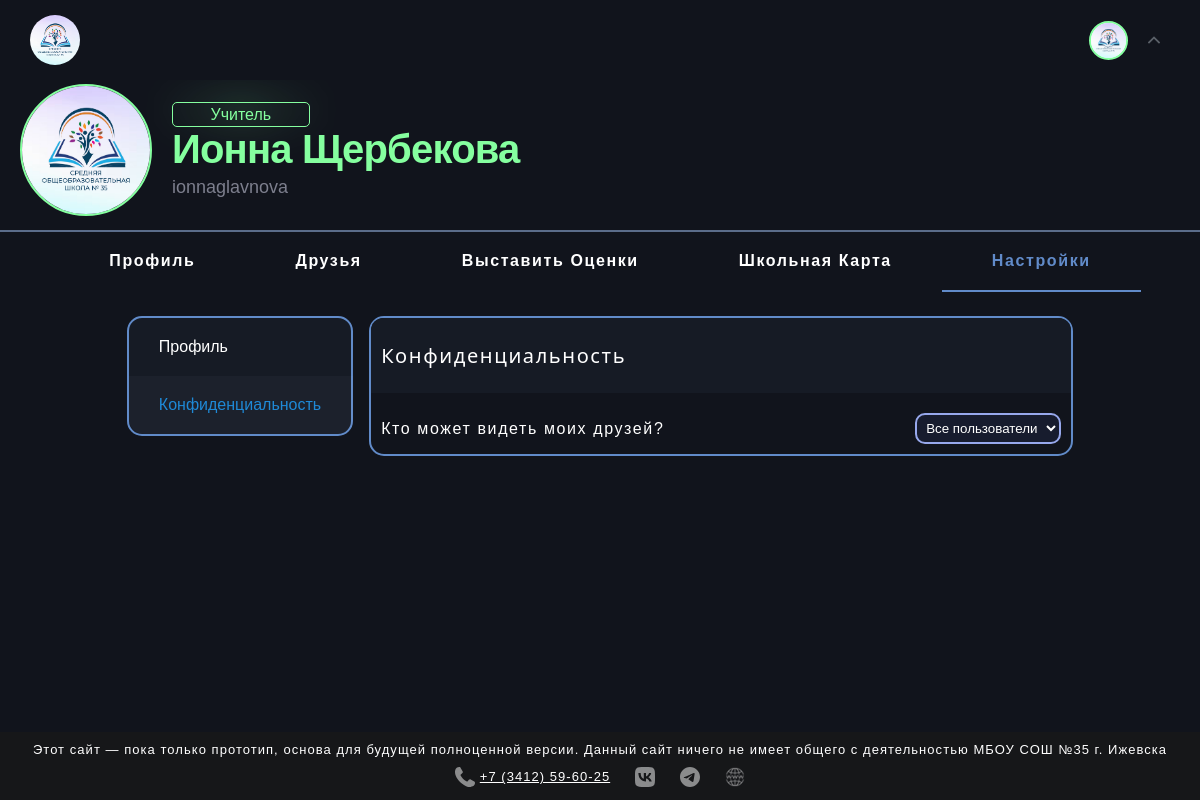
The page /profile/ionnaglavnova/settings/confidentiality (signed in) on the database as committed earlier.
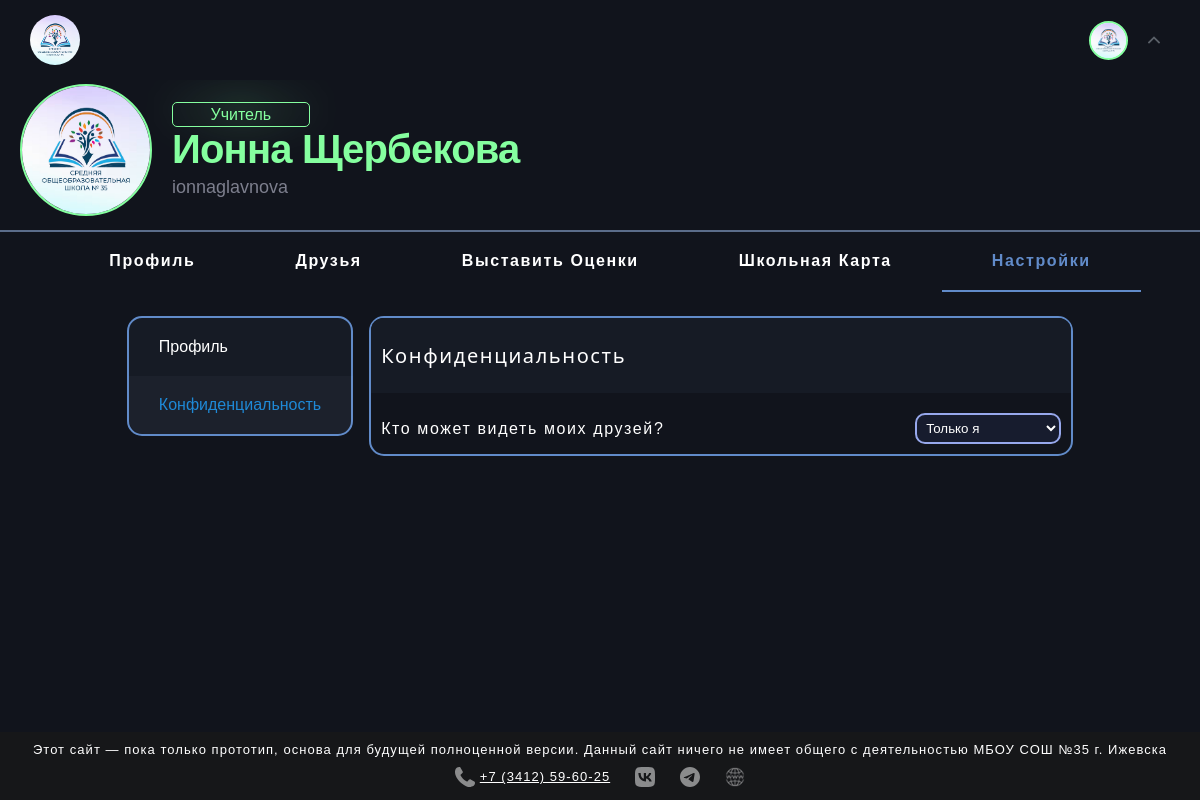
The same page on the database as committed later.
### accounts/models.py (models this page shows, shortened)
class PrivacySettings(models.Model):
    PRIVACY_CHOICES = [
        (2, 'Для всех'),
        (1, 'Только друзья'),
        (0, 'Только я'),
    ]
    user = models.OneToOneField(User, on_delete=models.CASCADE, related_name='privacy_settings')
    show_friends = models.IntegerField(choices=PRIVACY_CHOICES, default=2)
    show_grades = models.IntegerField(choices=PRIVACY_CHOICES, default=2)

### accounts/views.py (the view)
# urls.py: path('<str:username>/settings/confidentiality', views.confidentiality, name='confidentiality'),
@login_required()
def confidentiality(request, username):
    user = get_object_or_404(User, username=username)
    if user != request.user:
        return HttpResponseRedirect('/')
    else:
        privacy_user = PrivacySettings.objects.filter(user=user).first()
        return render(request, 'settings/confidentiality.html', {'user': user,
                                                                 'cover': user.cover,
                                                                 'privacy_user': privacy_user})

### accounts/templates/settings/confidentiality.html (shortened to what the changed rows need)
{% load static %}
<!DOCTYPE html>
<html>
<head>
    <link rel="stylesheet" href="{% static 'css/style2.css' %}">
    <link rel="stylesheet" href="{% static 'css/profile.css' %}">
    <link rel="stylesheet" href="{% static 'css/settings.css' %}">
    <link rel="stylesheet" href="{% static 'css/footer.css'%}">
</head>
<body>
    <main>
        <div class="settings-class">
            <div class="settings-block">
                <div class="settings-show-friends">
                    <form method="post">
                        <select id="settings-show-friends-select">
                            {% if privacy_user.show_friends == 2 %} <option value='2' selected> {% else %} <option value='2'> {% endif %} Все пользователи</option>
                            {% if privacy_user.show_friends == 0 %} <option value='0' selected> {% else %} <option value='0'> {% endif %} Только я</option>
                        </select>
                    </form>
                </div>
            </div>
        </div>
    </main>
</body>
</html>

Rows that differ between the two databases and show on the page:
added PrivacySettings: show_friends "Только я"
Other text that changed with them:
form field value: "Все пользователи" → (not shown)
